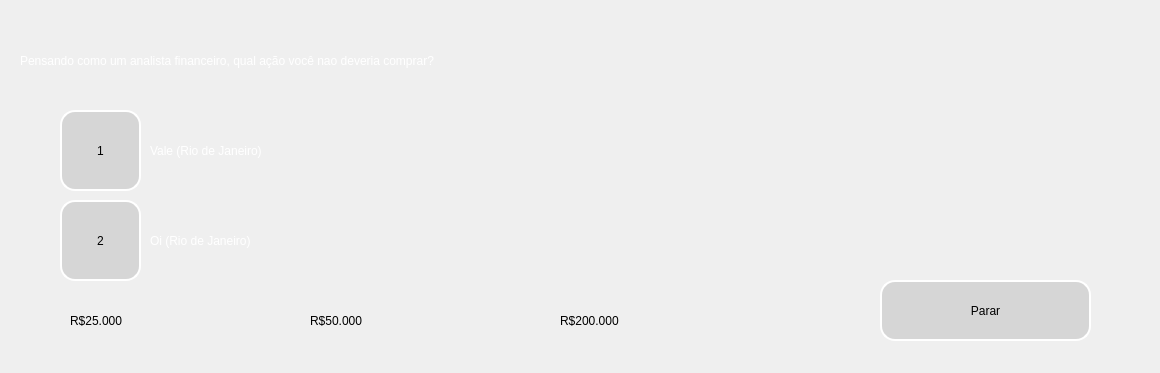
<?xml version="1.0" encoding="UTF-8"?>
<ui version="4.0">
 <class>MainWindow</class>
 <widget class="QMainWindow" name="MainWindow">
  <property name="geometry">
   <rect>
    <x>0</x>
    <y>0</y>
    <width>1160</width>
    <height>373</height>
   </rect>
  </property>
  <property name="minimumSize">
   <size>
    <width>1160</width>
    <height>373</height>
   </size>
  </property>
  <property name="maximumSize">
   <size>
    <width>1160</width>
    <height>373</height>
   </size>
  </property>
  <property name="windowTitle">
   <string>Show do Milhão Finances</string>
  </property>
  <property name="windowIcon">
   <iconset>
    <normaloff>imgs/icone.ico</normaloff>imgs/icone.ico</iconset>
  </property>
  <widget class="QWidget" name="centralwidget">
   <widget class="QLabel" name="label">
    <property name="geometry">
     <rect>
      <x>0</x>
      <y>-80</y>
      <width>1491</width>
      <height>531</height>
     </rect>
    </property>
    <property name="text">
     <string/>
    </property>
    <property name="pixmap">
     <pixmap>imgs/templante pergunta três.png</pixmap>
    </property>
   </widget>
   <widget class="QPushButton" name="botaoParar">
    <property name="geometry">
     <rect>
      <x>880</x>
      <y>280</y>
      <width>211</width>
      <height>61</height>
     </rect>
    </property>
    <property name="styleSheet">
     <string notr="true">QPushButton {
background-color: rgb(214, 214, 214);
font: 87 16pt &quot;Arial Black&quot;;
color: black;
border-radius: 15px;
border: 2px solid white;
}

QPushButton:hover {
border: 5px solid red;
color: red;
}

QPushButton:clicked {

}</string>
    </property>
    <property name="text">
     <string>Parar</string>
    </property>
   </widget>
   <widget class="QLabel" name="label_2">
    <property name="geometry">
     <rect>
      <x>20</x>
      <y>20</y>
      <width>631</width>
      <height>81</height>
     </rect>
    </property>
    <property name="styleSheet">
     <string notr="true">QLabel{
font: 87 16pt &quot;Arial Black&quot;;
color: white;
}</string>
    </property>
    <property name="text">
     <string>Pensando como um analista financeiro, qual ação você nao deveria comprar?</string>
    </property>
    <property name="wordWrap">
     <bool>true</bool>
    </property>
   </widget>
   <widget class="QLabel" name="label_3">
    <property name="geometry">
     <rect>
      <x>150</x>
      <y>120</y>
      <width>521</width>
      <height>61</height>
     </rect>
    </property>
    <property name="styleSheet">
     <string notr="true">QLabel{
font: 87 16pt &quot;Arial Black&quot;;
color: white;
}</string>
    </property>
    <property name="text">
     <string>Vale (Rio de Janeiro)</string>
    </property>
    <property name="wordWrap">
     <bool>true</bool>
    </property>
   </widget>
   <widget class="QLabel" name="label_4">
    <property name="geometry">
     <rect>
      <x>150</x>
      <y>210</y>
      <width>521</width>
      <height>61</height>
     </rect>
    </property>
    <property name="styleSheet">
     <string notr="true">QLabel{
font: 87 16pt &quot;Arial Black&quot;;
color: white;
}</string>
    </property>
    <property name="text">
     <string>Oi (Rio de Janeiro)</string>
    </property>
    <property name="wordWrap">
     <bool>true</bool>
    </property>
   </widget>
   <widget class="QPushButton" name="opcaoUm">
    <property name="geometry">
     <rect>
      <x>60</x>
      <y>110</y>
      <width>81</width>
      <height>81</height>
     </rect>
    </property>
    <property name="styleSheet">
     <string notr="true">QPushButton {
background-color: rgb(214, 214, 214);
font: 87 16pt &quot;Arial Black&quot;;
color: black;
border-radius: 15px;
border: 2px solid white;
}

QPushButton:hover {
border: 5px solid green;
color: green;
}

QPushButton:clicked {

}</string>
    </property>
    <property name="text">
     <string>1</string>
    </property>
   </widget>
   <widget class="QPushButton" name="opcaoDois">
    <property name="geometry">
     <rect>
      <x>60</x>
      <y>200</y>
      <width>81</width>
      <height>81</height>
     </rect>
    </property>
    <property name="styleSheet">
     <string notr="true">QPushButton {
background-color: rgb(214, 214, 214);
font: 87 16pt &quot;Arial Black&quot;;
color: black;
border-radius: 15px;
border: 2px solid white;
}

QPushButton:hover {
border: 5px solid green;
color: green;
}

QPushButton:clicked {

}</string>
    </property>
    <property name="text">
     <string>2</string>
    </property>
   </widget>
   <widget class="QLabel" name="label_5">
    <property name="geometry">
     <rect>
      <x>70</x>
      <y>290</y>
      <width>131</width>
      <height>61</height>
     </rect>
    </property>
    <property name="styleSheet">
     <string notr="true">QLabel{
font: 87 14pt &quot;Arial Black&quot;;
color: black;
}</string>
    </property>
    <property name="text">
     <string>R$25.000</string>
    </property>
    <property name="wordWrap">
     <bool>true</bool>
    </property>
   </widget>
   <widget class="QLabel" name="label_6">
    <property name="geometry">
     <rect>
      <x>310</x>
      <y>290</y>
      <width>121</width>
      <height>61</height>
     </rect>
    </property>
    <property name="styleSheet">
     <string notr="true">QLabel{
font: 87 14pt &quot;Arial Black&quot;;
color: black;
}</string>
    </property>
    <property name="text">
     <string>R$50.000</string>
    </property>
    <property name="wordWrap">
     <bool>true</bool>
    </property>
   </widget>
   <widget class="QLabel" name="label_7">
    <property name="geometry">
     <rect>
      <x>560</x>
      <y>290</y>
      <width>131</width>
      <height>61</height>
     </rect>
    </property>
    <property name="styleSheet">
     <string notr="true">QLabel{
font: 87 14pt &quot;Arial Black&quot;;
color: black;
}</string>
    </property>
    <property name="text">
     <string>R$200.000</string>
    </property>
    <property name="wordWrap">
     <bool>true</bool>
    </property>
   </widget>
  </widget>
 </widget>
 <resources/>
 <connections/>
</ui>
